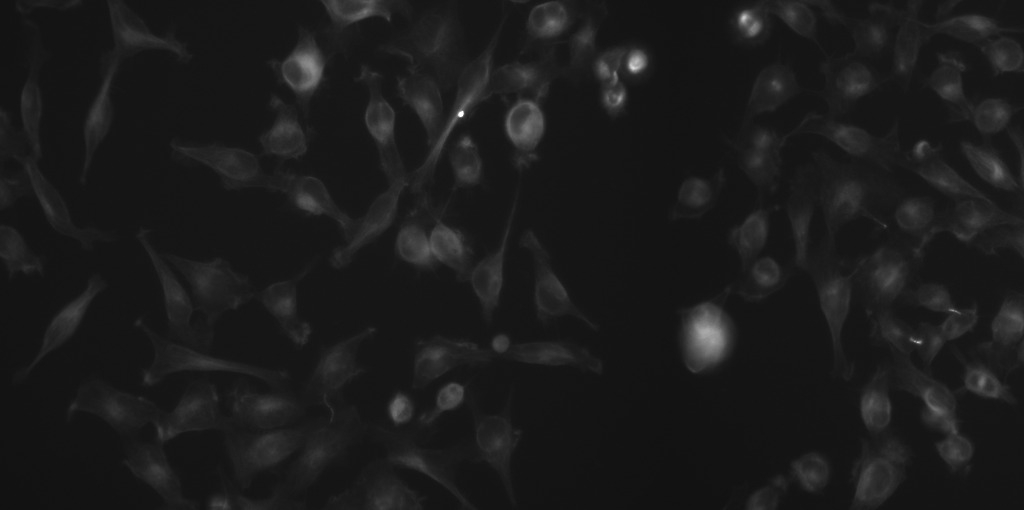
#> input picture exercises/fitc.jpeg, 1024 x 510 px; the run also reads 1 picture not shown here
$ jupyter execute --allow-errors 06-cell_analysis_solution.ipynb   (Python 2 division)   (older library calls are emulated)
#> lines starting #> are read from the running program, lines starting #| are printed output that depends on the picture; after the words box and inside, x2 and y2 are one past the last pixel; in counts of white or black regions, pixels touching at a corner belong together
# Computing cell mask

[cell 1]
from __future__ import division

## Exercises 1 - read images

[cell 2]
# import imread from skimage
# read fitc, tritc, hoechst, smoothed_image and composite saved before
# convert image as float
from skimage.io import imread
from skimage.util import img_as_float

fitc = imread(r'fitc.jpeg')
#> fitc is the input picture: shape (510, 1024); min 16, max 255, mean 27.2
tritc = imread(r'tritc.jpeg')
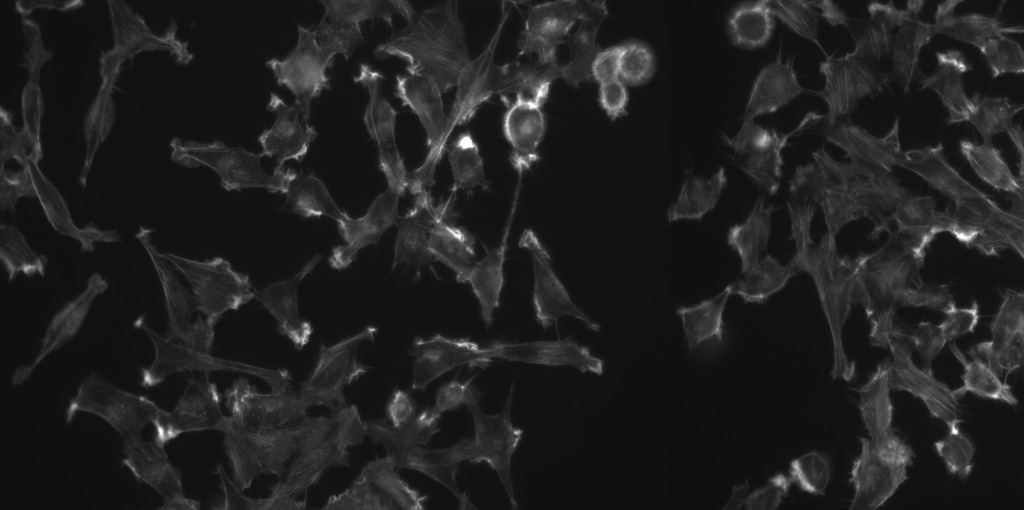
#> input picture exercises/tritc.jpeg, 1024 x 510 px
#> tritc is the input picture: shape (510, 1024); min 13, max 255, mean 32
hoechst = imread(r'hoechst.jpeg')
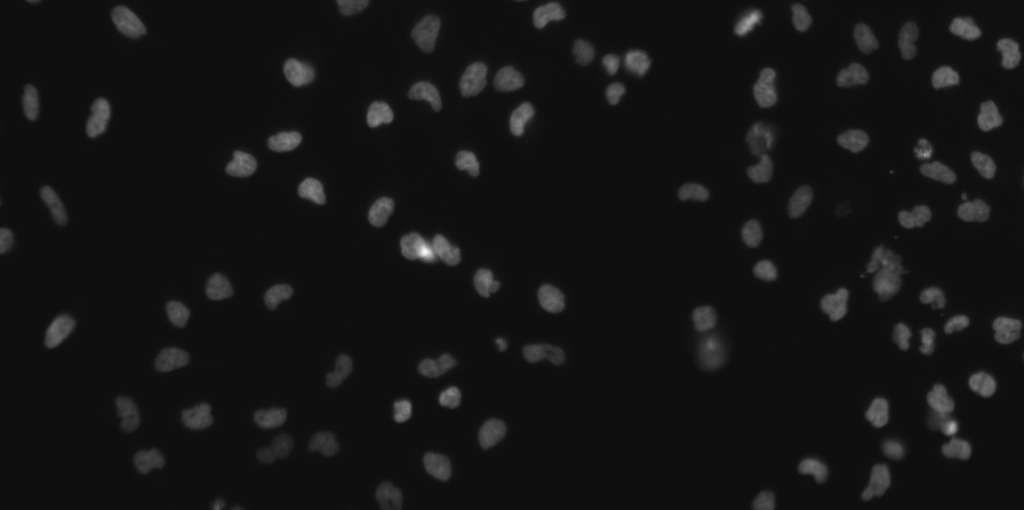
#> input picture exercises/hoechst.jpeg, 1024 x 510 px
#> hoechst is the input picture: shape (510, 1024); min 12, max 249, mean 20.5
smoothed_image = imread(r'smoothed_image.jpeg')
composite = imread(r'composite.jpeg')
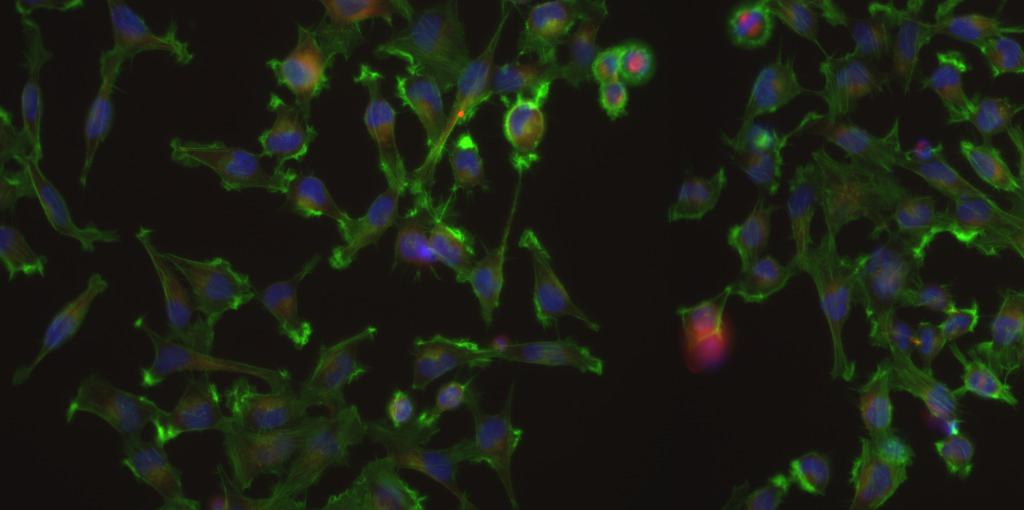
#> input picture exercises/composite.jpeg, 1024 x 510 px
#> composite is the input picture: shape (510, 1024, 3); mean R, G, B 27.2, 32, 20.3

fitc = img_as_float(fitc)
tritc = img_as_float(tritc)
hoechst = img_as_float(hoechst)
smoothed_image = img_as_float(smoothed_image)
composite = img_as_float(composite)

#### re-calculate the  mask of the nuclei seen previously in nuclei_analysis notebook

[cell 3]
import numpy
from skimage.filters import threshold_otsu

nmask = numpy.zeros(smoothed_image.shape, dtype = bool)
nmask[smoothed_image > threshold_otsu(smoothed_image)] = 1
from skimage.morphology import diamond
se = diamond(1)

from skimage.morphology import closing
from skimage.morphology import opening
from scipy.ndimage import binary_fill_holes

nmask = opening(closing(nmask, se),se)
nmask = binary_fill_holes(nmask)

## Exercises 2 - Adjust Brightness and Contrast

[cell 4]
# Before doing a segmentation of the the cell image, try to increase the brigtness and the contrast of the image.
# Note: Play with mathematical operator
# operator '+' or '-' for the brigthness
# operator '*' for contrast

ntritc = tritc * 2.82 - 0.17
nfitc = fitc * 5.03 - 0.35
nhoechst = hoechst * 2.99 - 0.15

# Visualize the result after having created a composite image using plt.imshow and plt.show
import matplotlib.pyplot as plt

mix = nfitc+ntritc+nhoechst
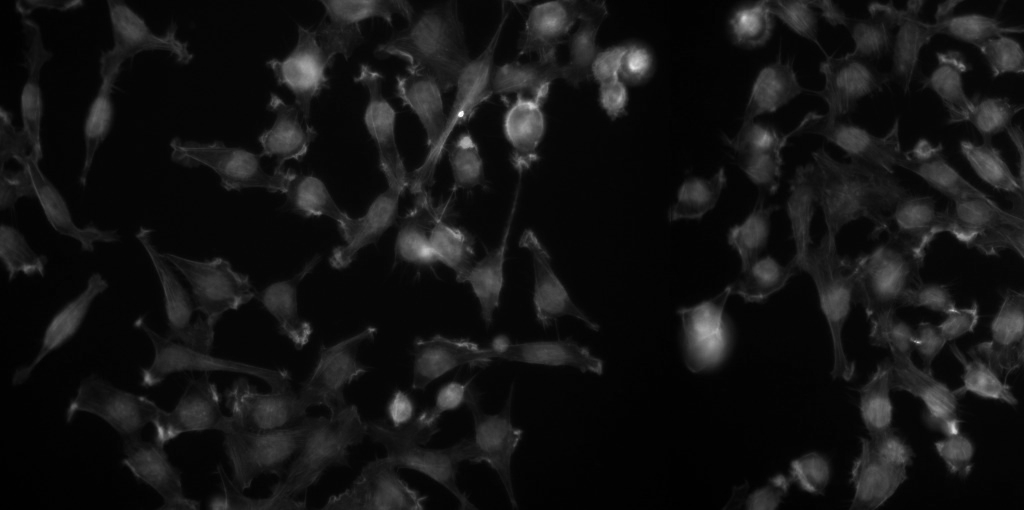
#> mix: shape (510, 1024) float64; min -0.0244, max 6.04, mean 0.46; drawn with min black and max white
plt.figure(figsize=(14,14))
plt.imshow(mix, cmap = 'gray')
plt.show()

[cell 5]
# Improve the brightness of the image by playing with the gamma.
# Use the operator ^ (** in python) to apply a gamma correction
mix_2 = (nfitc**2+ntritc**2+nhoechst**2)**0.5

# Visualize the result
plt.figure(figsize=(14,14))
plt.imshow(mix_2, cmap = 'gray')
plt.show()

## 2d convolution filter

Linear filtering is useful to perform low-pass filtering (to blur images, remove noise...) and high-pass filtering (to detect edges, sharpen images).

## Exercises 3 - Apply a convolution filter

[cell 6]
# Create a cross-shaped structuring element and asign it to a new variable.
# Structuring elements are small binary images that indicate which pixels
# should be considered as the 'neighborhood' of the central pixel.
# create a matrix with 3 columns and 3 rows as below
# 0 1 0
# 1 2 1
# 0 1 0
# then divide all values by 6 to obtain a float type matrix. Use the function matrix from numpy.
import numpy as np
se = np.matrix([[0,1,0],[1,2,1],[0,1,0]], dtype='float')/6

# Import signal from scipy to get the convolve2d function. Execute the 2d convolution filter on the image.
# Read the documentation to get more details on the parameters of the functio
from scipy import signal

cmask = signal.convolve2d(mix_2, se, boundary="wrap", mode="same") > 0.12
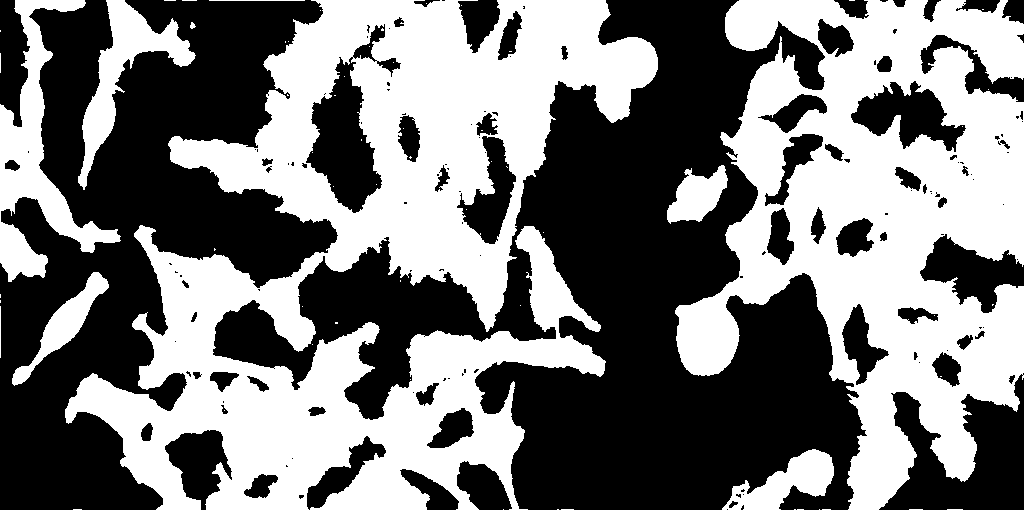
#> cmask: shape (510, 1024) bool; 47.8% white; 64 white regions (53 under 20 px), largest, box (x1, y1, x2, y2) and area: (65, 0, 658, 510) 132323, (675, 0, 1024, 510) 93186, (0, 0, 121, 282) 10037

[cell 7]
#(iii) display the result
plt.imshow(cmask,interpolation='none',cmap='gray')
plt.show()

[cell 8]
# Create a diamond-shaped structuring element and asign it to a new variable.
# Structuring elements are small binary images that indicate which pixels
# should be considered as the 'neighborhood' of the central pixel.
# You can use skimage.morphology.diamond to create diamond-shaped structuring element
from skimage.morphology import diamond
se = diamond(1)

# (iv) Use morphology operation like closing to improve image
from skimage.morphology import closing

cmask = closing(cmask, se)
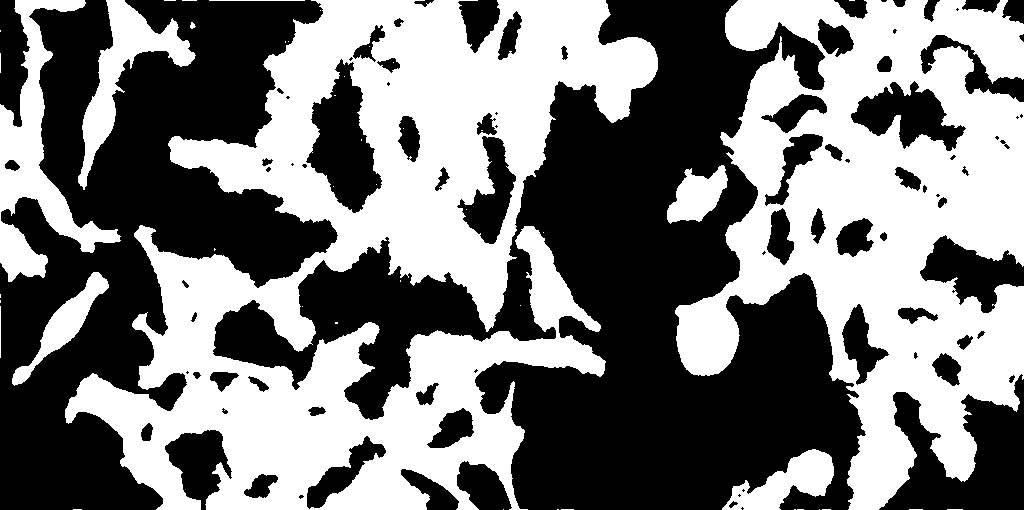
#> cmask: shape (510, 1024) bool; 48% white; 46 white regions (35 under 20 px), largest, box (x1, y1, x2, y2) and area: (65, 0, 658, 510) 132995, (675, 0, 1024, 510) 93622, (0, 0, 121, 282) 10059

plt.imshow(cmask)

# segmenting nuclei using watershed

**Background**

The algorithm identifies and separates objects that stand out of the background (zero). It inverts the image and uses water to fill the resulting valleys (pixels with high intensity in the source image) until another object or background is met. The deepest valleys become indexed first, starting from 1.
An array of seeds contains a few pixels at the center of each cell labeled by a unique ID number and otherwise surrounded by zeros. The expansion algorithm will start from these central pixels and grow outward until all zeros are overwritten by an ID label. In the case of watershed expansion, one can imagine the seeds as the sources from which water pours into the cells and starts filling them up.
Here, we will use a distance transform and local maxima for seeding.

## Exercises 4 - Seeded watershed

[cell 9]
# Distance transform on thresholded membranes
# Use the function ndi.distance_transform_edt.
import scipy.ndimage as ndi
dist_transf = ndi.distance_transform_edt(nmask)

[cell 10]
# Visualize the output.
plt.imshow(nmask, cmap="gray")
plt.figure(figsize=(14,14))
plt.imshow(dist_transf,interpolation='none',cmap='gray')
plt.show()

[cell 11]
# Dilate the distance threshold
# Use ndi.filters.maximum_filter to dilate the distance transform.
i = 10
struct = (np.mgrid[:i,:i][0] - np.floor(i/2))**2 + (np.mgrid[:i,:i][1] - np.floor(i/2))**2 <= np.floor(i/2)**2
dist_trans_dil = ndi.filters.maximum_filter(dist_transf, footprint=struct)
plt.figure(figsize=(7,7))
plt.imshow(dist_trans_dil, interpolation='none', cmap='viridis')
plt.show()
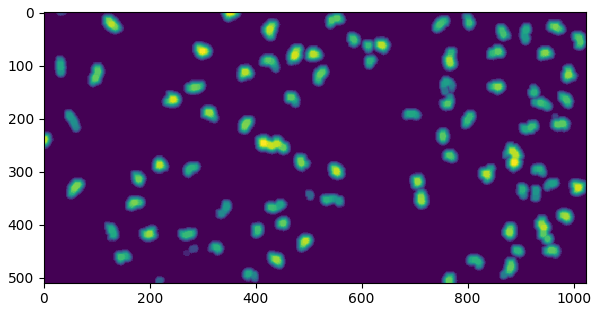
#> figure drawn by matplotlib, 1 panel

[cell 12]
# Retrieve the local maxima (the 'peaks') in the distance transform
# Use the function peak_local_max from the module skimage.feature.
from skimage.feature import peak_local_max
seeds = peak_local_max(dist_trans_dil, indices=False, min_distance=10)

[cell 13]
# Visualize the output
# you can first plot the original input (or the smoothed) image and
# then plot the seeds on top of it before showing both with 'plt.show'.
plt.figure(figsize=(7,7))
plt.imshow(smoothed_image, interpolation='none', cmap='gray')
plt.imshow(np.ma.array(seeds,mask=seeds==0),interpolation='none',cmap='autumn')
plt.show()
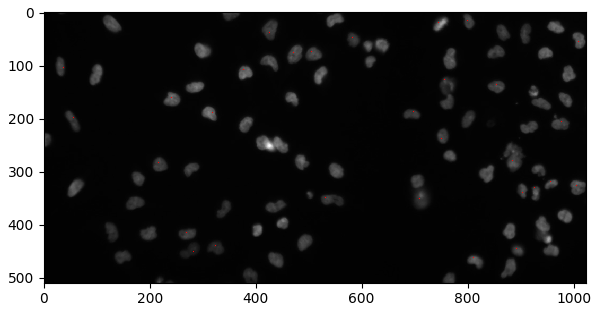
#> figure drawn by matplotlib, 1 panel

[cell 14]
# Label the seeds
# Use connected component labeling to give each cell seed a unique ID number.
seeds_labeled = ndi.label(seeds)[0]

[cell 15]
# Perform watershed
# Use the function watershed from the module skimage.morphology.
# Use the labeled nuclei seeds and the smoothed nuclei image as input.
from skimage.morphology import watershed
ws = watershed(smoothed_image,seeds_labeled)
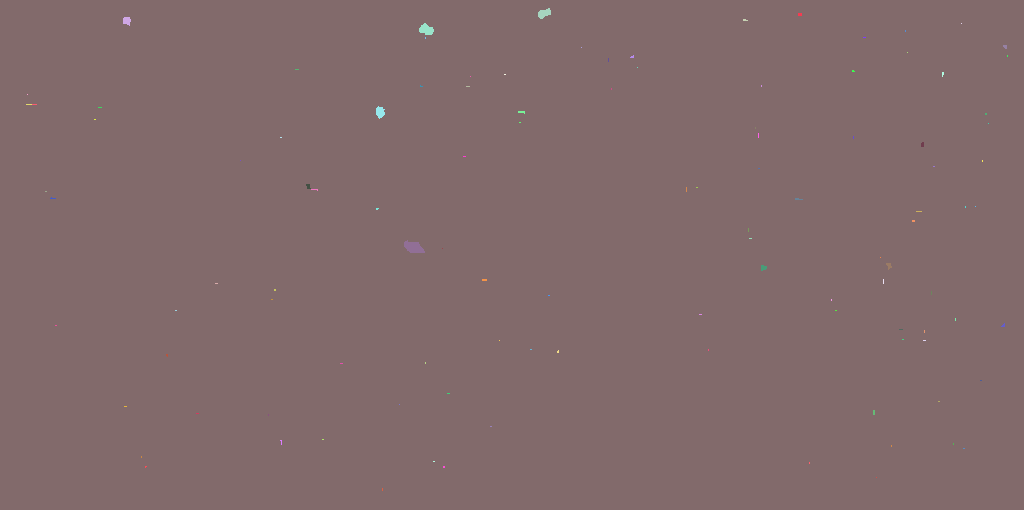
#> ws: shape (510, 1024) int32; 112 distinct labels, from 1 to 112; one colour per label, 0 black

[cell 16]
# Show the result as transparent overlay over the smoothed input image
plt.figure(figsize=(7,7))
plt.imshow(smoothed_image, interpolation='none', cmap='gray')
plt.imshow(ws,interpolation='none',cmap='prism',alpha=0.4)
plt.show()

# segmenting cells using Voronoi

Find boundaries between adjacent regions in an image, where seeds have been already identified in the individual regions to be segmented. The method finds the Voronoi region of each seed on a manifold with a metric controlled by local image properties. The method is motivated by the problem of finding the borders of cells in microscopy images, given a labelling of the nuclei in the images.

See
Jones T.R., Carpenter A., Golland P. (2005) Voronoi-Based Segmentation of Cells on Image Manifolds. In: Liu Y., Jiang T., Zhang C. (eds) Computer Vision for Biomedical Image Applications. CVBIA 2005. Lecture Notes in Computer Science, vol 3765. Springer, Berlin, Heidelberg

## Exercises 5 - A modified voronoi algorithm

[cell 17]
# The label function from skimage.measure module finds every connected set of pixels other than the background,
# and relabels these sets with a unique increasing integer.
from skimage.measure import label
markers_nuc = label(nmask, connectivity=2, return_num=True)

[cell 18]
# We apply a sobel filter from skimage.filters to detect edges from cell body and serve as input
# for the voronoi algorithm.
from skimage.filters import sobel

fsobel = np.empty_like(mix_2)
fsobel = sobel(mix_2)
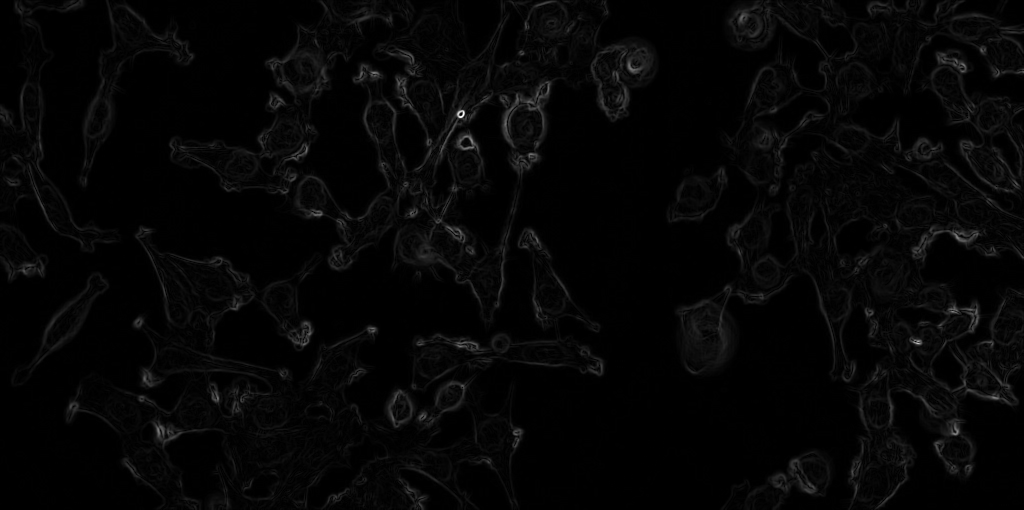
#> fsobel: shape (510, 1024) float64; min 0, max 2.34, mean 0.0536; drawn with min black and max white

# Visualize the output
plt.imshow(fsobel)

[cell 19]
# This algo is implemented in the centrosome package, an open source image processing library.
from centrosome.propagate import propagate
#> (the rest of this cell did not finish here and is left out)

## Exercises 6 - Quantification of cell features

The ultimate goal of image segmentation is of course the extraction of quantitative measurements, in this case on a single-cell level. Measures of interest can be based on intensity (in different channels) or on the size and shape of the cells.

we will extract the following:

    Cell ID (so all other measurements can be traced back to the cell that was measured)
    Mean intensity of each cell, for each channel
    The cell area i.e. the number of pixels that make up the cell

[cell 20]
# Create a dictionary that contains a key-value pair for each measurement.
# The keys should be strings describing the type of measurement (e.g. 'cell_tubulin_mean')
# and the values should be empty lists. These empty lists will be filled with the results of
# the measurements and the dictionary will make it easy to work with this dat
results = {"cell_id":[],
           "cell_tubulin_mean":[],
           "cell_actin_mean":[],
           "cell_area":[]}

# Record the measurements for each cell
# Iterate over the segmented cells (np.unique).
# Inside the loop, create a mask for the current cell and use it to extract the measurements listed above.
# Add them to the appropriate list in the dictionary using the list.append method.
# Hint: Remember that you can get out all the values within a masked area by indexing the image
#       with the mask. For example, np.mean(image[cell_mask]) will return the mean of all the
#       intensity values of 'image' that are masked by 'cell_mask'.

# Iterate over cell IDs
#> (the rest of this cell did not finish here and is left out)

# Writing output files

The final step of the pipeline shows how to write output of the pipeline to files.

Data can be saved to files in a human-readable format such as text files (e.g. to import into Excel), in a format readable for other programs such as tif-images (e.g. to view in Fiji).

## Exercises 7 - write a tab-separated file

[cell 21]
#  Write a tab-separated text file of the results dict
# The most generic way of saving numerical results is a simple text file. It can be imported into
# pretty much any other program.

# To write normal text files, open an empty file object in write mode ('w') using the 'with'-statement.
with open('cell_results.txt','w') as outfile:

    # Use the file_object.write(string) method to write strings to the file. First write the header of the
    # date (the result dict keys), separated by tabs ('\t'). It makes sense to first generate a complete
    # string with all the headers and then write this string to the file. Note that you will need to
    # explicitly write 'newline' characters ('\n') at the end of the line to switch to the next line.
    sorted_keys = sorted(results.keys())
    header_string = '\t'.join(sorted_keys) + '\n'
    outfile.write(header_string)

    # After writing the headers, iterate over all the cells saved and write the data to the file by
    # creating strings similar to the header string.
    for index in range(len(results['cell_id'])):
        data_string = '\t'.join([str(results[key][index]) for key in sorted_keys]) + '\n'
        outfile.write(data_string)
#> the answer given: 3

# After writing the data, have a look at the output file in a text editor or in a spreadsheet
# program like Excel.
